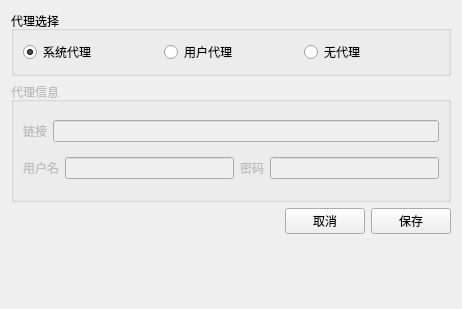
<?xml version="1.0" encoding="UTF-8"?>
<ui version="4.0">
 <class>FormProxy</class>
 <widget class="QWidget" name="FormProxy">
  <property name="geometry">
   <rect>
    <x>0</x>
    <y>0</y>
    <width>462</width>
    <height>309</height>
   </rect>
  </property>
  <property name="windowTitle">
   <string>Form</string>
  </property>
  <layout class="QVBoxLayout" name="verticalLayout">
   <item>
    <widget class="QGroupBox" name="gBoxType">
     <property name="minimumSize">
      <size>
       <width>0</width>
       <height>65</height>
      </size>
     </property>
     <property name="title">
      <string>代理选择</string>
     </property>
     <layout class="QHBoxLayout" name="horizontalLayout">
      <item>
       <widget class="QRadioButton" name="rBtnSystemProxy">
        <property name="toolTip">
         <string>跟随系统设置/取消代理</string>
        </property>
        <property name="text">
         <string>系统代理</string>
        </property>
        <property name="checked">
         <bool>true</bool>
        </property>
       </widget>
      </item>
      <item>
       <widget class="QRadioButton" name="rBtnUserProxy">
        <property name="toolTip">
         <string>始终使用用户自定义代理</string>
        </property>
        <property name="text">
         <string>用户代理</string>
        </property>
       </widget>
      </item>
      <item>
       <widget class="QRadioButton" name="rBtnNoProxy">
        <property name="toolTip">
         <string>始终不使用代理</string>
        </property>
        <property name="text">
         <string>无代理</string>
        </property>
       </widget>
      </item>
     </layout>
    </widget>
   </item>
   <item>
    <widget class="QGroupBox" name="gBoxProxyInfo">
     <property name="enabled">
      <bool>false</bool>
     </property>
     <property name="minimumSize">
      <size>
       <width>0</width>
       <height>120</height>
      </size>
     </property>
     <property name="title">
      <string>代理信息</string>
     </property>
     <layout class="QVBoxLayout" name="verticalLayout_2">
      <item>
       <layout class="QHBoxLayout" name="horizontalLayout_2">
        <item>
         <widget class="QLabel" name="label">
          <property name="text">
           <string>链接</string>
          </property>
         </widget>
        </item>
        <item>
         <widget class="QLineEdit" name="lineProxy"/>
        </item>
       </layout>
      </item>
      <item>
       <layout class="QHBoxLayout" name="horizontalLayout_3">
        <item>
         <widget class="QLabel" name="label_3">
          <property name="text">
           <string>用户名</string>
          </property>
         </widget>
        </item>
        <item>
         <widget class="QLineEdit" name="lineUsername"/>
        </item>
        <item>
         <widget class="QLabel" name="label_4">
          <property name="text">
           <string>密码</string>
          </property>
         </widget>
        </item>
        <item>
         <widget class="QLineEdit" name="linePassword">
          <property name="echoMode">
           <enum>QLineEdit::Password</enum>
          </property>
         </widget>
        </item>
       </layout>
      </item>
     </layout>
    </widget>
   </item>
   <item>
    <layout class="QHBoxLayout" name="horizontalLayout_4">
     <item>
      <spacer name="horizontalSpacer">
       <property name="orientation">
        <enum>Qt::Horizontal</enum>
       </property>
       <property name="sizeHint" stdset="0">
        <size>
         <width>40</width>
         <height>20</height>
        </size>
       </property>
      </spacer>
     </item>
     <item>
      <widget class="QPushButton" name="pBtnCancel">
       <property name="toolTip">
        <string>显示当前状态</string>
       </property>
       <property name="text">
        <string>取消</string>
       </property>
      </widget>
     </item>
     <item>
      <widget class="QPushButton" name="pBtnSave">
       <property name="toolTip">
        <string>保存并应用设置</string>
       </property>
       <property name="text">
        <string>保存</string>
       </property>
      </widget>
     </item>
    </layout>
   </item>
   <item>
    <spacer name="verticalSpacer">
     <property name="orientation">
      <enum>Qt::Vertical</enum>
     </property>
     <property name="sizeHint" stdset="0">
      <size>
       <width>20</width>
       <height>40</height>
      </size>
     </property>
    </spacer>
   </item>
  </layout>
 </widget>
 <resources/>
 <connections/>
</ui>
